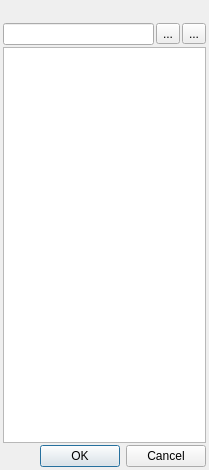
<?xml version="1.0" encoding="UTF-8"?>
<ui version="4.0">
 <class>DialogLabels</class>
 <widget class="QDialog" name="DialogLabels">
  <property name="geometry">
   <rect>
    <x>0</x>
    <y>0</y>
    <width>209</width>
    <height>470</height>
   </rect>
  </property>
  <property name="font">
   <font>
    <bold>false</bold>
   </font>
  </property>
  <property name="windowTitle">
   <string/>
  </property>
  <layout class="QGridLayout" name="gridLayout">
   <property name="leftMargin">
    <number>3</number>
   </property>
   <property name="topMargin">
    <number>3</number>
   </property>
   <property name="rightMargin">
    <number>3</number>
   </property>
   <property name="bottomMargin">
    <number>3</number>
   </property>
   <property name="spacing">
    <number>2</number>
   </property>
   <item row="2" column="0" colspan="3">
    <widget class="QListWidget" name="listWidgetTags">
     <property name="alternatingRowColors">
      <bool>true</bool>
     </property>
    </widget>
   </item>
   <item row="0" column="0" colspan="3">
    <widget class="QLabel" name="labelTitle">
     <property name="font">
      <font>
       <pointsize>12</pointsize>
       <bold>true</bold>
      </font>
     </property>
     <property name="text">
      <string/>
     </property>
     <property name="alignment">
      <set>Qt::AlignCenter</set>
     </property>
    </widget>
   </item>
   <item row="1" column="1">
    <widget class="QToolButton" name="tBAdd">
     <property name="focusPolicy">
      <enum>Qt::StrongFocus</enum>
     </property>
     <property name="text">
      <string>...</string>
     </property>
     <property name="icon">
      <iconset resource="resource.qrc">
       <normaloff>:/icons/icons/emblem-added.svg</normaloff>:/icons/icons/emblem-added.svg</iconset>
     </property>
     <property name="iconSize">
      <size>
       <width>24</width>
       <height>24</height>
      </size>
     </property>
    </widget>
   </item>
   <item row="1" column="0">
    <widget class="QLineEdit" name="lineEditLb"/>
   </item>
   <item row="1" column="2">
    <widget class="QToolButton" name="tBRemove">
     <property name="text">
      <string>...</string>
     </property>
     <property name="icon">
      <iconset resource="resource.qrc">
       <normaloff>:/icons/icons/emblem-remove.svg</normaloff>:/icons/icons/emblem-remove.svg</iconset>
     </property>
     <property name="iconSize">
      <size>
       <width>24</width>
       <height>24</height>
      </size>
     </property>
    </widget>
   </item>
   <item row="3" column="0" colspan="3">
    <widget class="QDialogButtonBox" name="buttonBox">
     <property name="orientation">
      <enum>Qt::Horizontal</enum>
     </property>
     <property name="standardButtons">
      <set>QDialogButtonBox::Cancel|QDialogButtonBox::Ok</set>
     </property>
    </widget>
   </item>
  </layout>
 </widget>
 <tabstops>
  <tabstop>lineEditLb</tabstop>
  <tabstop>tBAdd</tabstop>
  <tabstop>tBRemove</tabstop>
  <tabstop>listWidgetTags</tabstop>
 </tabstops>
 <resources>
  <include location="resource.qrc"/>
 </resources>
 <connections>
  <connection>
   <sender>buttonBox</sender>
   <signal>accepted()</signal>
   <receiver>DialogLabels</receiver>
   <slot>accept()</slot>
   <hints>
    <hint type="sourcelabel">
     <x>205</x>
     <y>466</y>
    </hint>
    <hint type="destinationlabel">
     <x>157</x>
     <y>274</y>
    </hint>
   </hints>
  </connection>
  <connection>
   <sender>buttonBox</sender>
   <signal>rejected()</signal>
   <receiver>DialogLabels</receiver>
   <slot>reject()</slot>
   <hints>
    <hint type="sourcelabel">
     <x>205</x>
     <y>466</y>
    </hint>
    <hint type="destinationlabel">
     <x>286</x>
     <y>274</y>
    </hint>
   </hints>
  </connection>
 </connections>
</ui>
